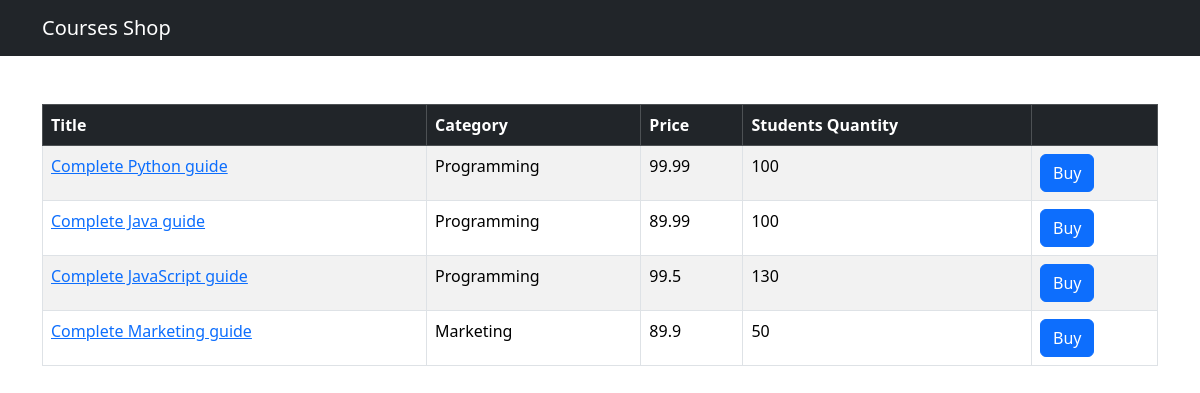
Page /shop/ on the earlier database version.
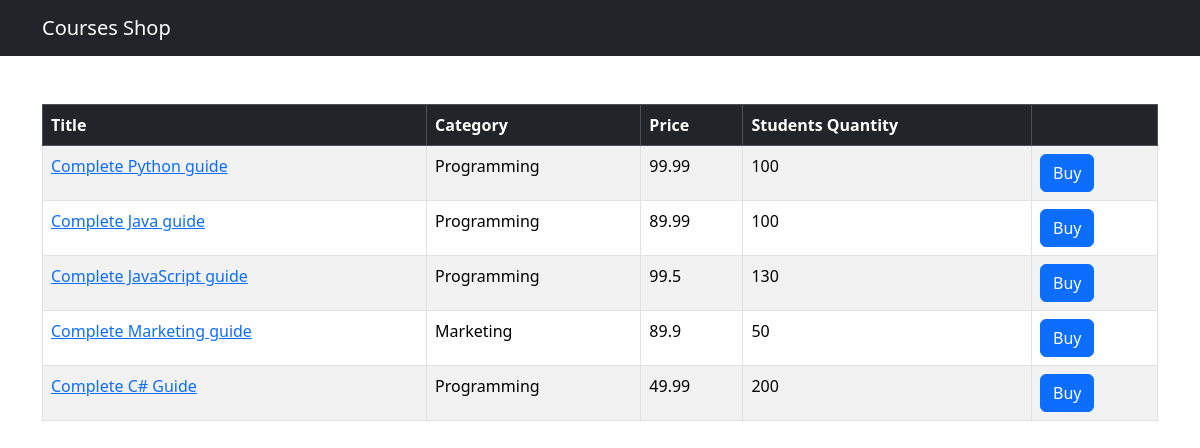
Same page on the later database version.
### shop/models.py (models this page shows, shortened)
class Course(models.Model):
    title = models.CharField(max_length=300)
    price = models.FloatField()
    students_qty = models.IntegerField()
    reviews_qty = models.IntegerField()
    category = models.ForeignKey(Category, on_delete=models.CASCADE)
    created_at = models.DateTimeField(default=timezone.now)

class Category(models.Model):
    title = models.CharField(max_length=255)
    created_at = models.DateTimeField(default=timezone.now)
    def __str__(self):
        return self.title

### shop/views.py (the view)
# urls.py: path('', views.index, name='index'),
def index(request):
    courses = Course.objects.all()
    return render (request, 'shop/courses.html', {'courses': courses})

### templates/shop/courses.html (shortened to what this page needs)
{% extends "base.html" %}
{% block content %}
<table class='table mt-5 table-bordered table-striped table-hover'>
    <thead class='table-dark'>
        <tr>
            <th>Title</th>
            <th>Category</th>
            <th>Price</th>
            <th>Students Quantity</th>
            <th></th>
        </tr>
    </thead>
    <tbody>
        {%for course in courses%}
        <tr>
            <td>
                <a href={% url "shop:single_course" course.id %}>{{course.title}}</a>
            </td>
            <td>{{course.category}}</td>
            <td>{{course.price}}</td>
            <td>{{course.students_qty}}</td>
            <td><button class='btn btn-primary'>Buy</button></td>
        </tr>
        {% endfor %}
    </tbody>
</table>
{% endblock content %}

Differences in the rows shown:
added Course: title "Complete C# Guide", category "Programming", price "49.99", students_qty "200"
